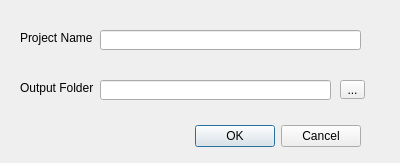
<?xml version="1.0" encoding="UTF-8"?>
<ui version="4.0">
 <class>Dialog</class>
 <widget class="QDialog" name="Dialog">
  <property name="geometry">
   <rect>
    <x>0</x>
    <y>0</y>
    <width>400</width>
    <height>163</height>
   </rect>
  </property>
  <property name="windowTitle">
   <string>New RIPT Project</string>
  </property>
  <widget class="QDialogButtonBox" name="buttonBox">
   <property name="geometry">
    <rect>
     <x>20</x>
     <y>120</y>
     <width>341</width>
     <height>32</height>
    </rect>
   </property>
   <property name="orientation">
    <enum>Qt::Horizontal</enum>
   </property>
   <property name="standardButtons">
    <set>QDialogButtonBox::Cancel|QDialogButtonBox::Ok</set>
   </property>
  </widget>
  <widget class="QLineEdit" name="txtProjectName">
   <property name="geometry">
    <rect>
     <x>100</x>
     <y>30</y>
     <width>261</width>
     <height>20</height>
    </rect>
   </property>
  </widget>
  <widget class="QLabel" name="label">
   <property name="geometry">
    <rect>
     <x>20</x>
     <y>30</y>
     <width>81</width>
     <height>16</height>
    </rect>
   </property>
   <property name="text">
    <string>Project Name</string>
   </property>
  </widget>
  <widget class="QLabel" name="label_2">
   <property name="geometry">
    <rect>
     <x>20</x>
     <y>80</y>
     <width>81</width>
     <height>16</height>
    </rect>
   </property>
   <property name="text">
    <string>Output Folder</string>
   </property>
  </widget>
  <widget class="QLineEdit" name="txtSaveFolder">
   <property name="geometry">
    <rect>
     <x>100</x>
     <y>80</y>
     <width>231</width>
     <height>20</height>
    </rect>
   </property>
   <property name="readOnly">
    <bool>true</bool>
   </property>
  </widget>
  <widget class="QToolButton" name="btnSaveFolder">
   <property name="geometry">
    <rect>
     <x>340</x>
     <y>80</y>
     <width>25</width>
     <height>19</height>
    </rect>
   </property>
   <property name="text">
    <string>...</string>
   </property>
  </widget>
 </widget>
 <resources/>
 <connections>
  <connection>
   <sender>buttonBox</sender>
   <signal>accepted()</signal>
   <receiver>Dialog</receiver>
   <slot>accept()</slot>
   <hints>
    <hint type="sourcelabel">
     <x>238</x>
     <y>134</y>
    </hint>
    <hint type="destinationlabel">
     <x>157</x>
     <y>162</y>
    </hint>
   </hints>
  </connection>
  <connection>
   <sender>buttonBox</sender>
   <signal>rejected()</signal>
   <receiver>Dialog</receiver>
   <slot>reject()</slot>
   <hints>
    <hint type="sourcelabel">
     <x>306</x>
     <y>140</y>
    </hint>
    <hint type="destinationlabel">
     <x>286</x>
     <y>162</y>
    </hint>
   </hints>
  </connection>
 </connections>
</ui>
